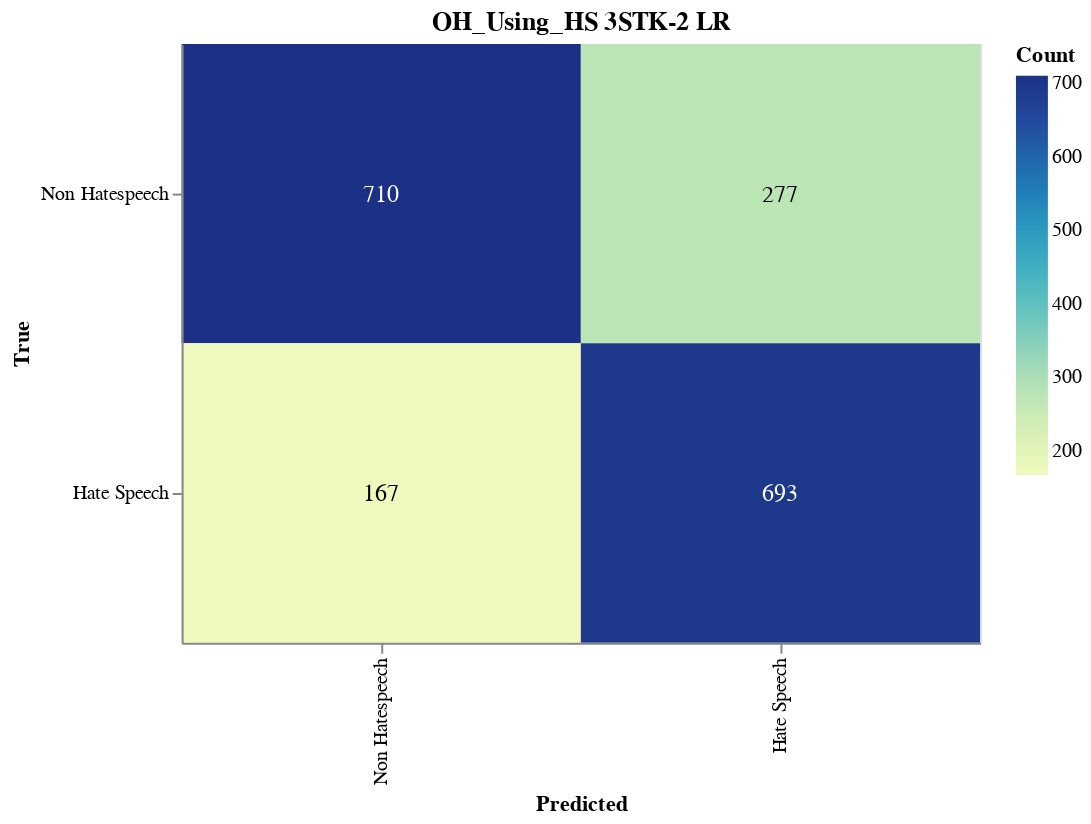

The cell this chart's notebook holds for it:
### Markdown cell above
#### Save CM

### Code cell
import altair as alt
import altair_saver
import pandas as pd
from sklearn.metrics import confusion_matrix

# Calculate the confusion matrix
cm = confusion_matrix(y_val, adjusted_predictions)

# Define class names
class_names = ['Non Hatespeech', 'Hate Speech']

# Convert confusion matrix to DataFrame
cm_df = pd.DataFrame(cm, index=class_names, columns=class_names).reset_index().melt(id_vars='index')
cm_df.columns = ['True', 'Predicted', 'Count']

# Ensure the order of categories
cm_df['True'] = pd.Categorical(cm_df['True'], categories=class_names, ordered=True)
cm_df['Predicted'] = pd.Categorical(cm_df['Predicted'], categories=class_names, ordered=True)

# Create the Altair plot
heatmap = alt.Chart(cm_df).mark_rect().encode(
    x=alt.X('Predicted:O', sort=class_names),
    y=alt.Y('True:O', sort=class_names),
    color='Count:Q',
    tooltip=['True', 'Predicted', 'Count']
).properties(
    width=400,
    height=300,
    title='OH_Using_HS 3STK-2 LR'
)

# Add text labels
text = heatmap.mark_text(
    align='center',
    baseline='middle',
    fontSize=12
).encode(
    text='Count:Q',
    color=alt.condition(
        alt.datum.Count > cm.max() / 2,
        alt.value('white'),
        alt.value('black')
    )
)

# Combine heatmap and text
final_chart = heatmap + text

# Display the plot
final_chart.show()

### Figure 1 — Vega-Lite specification as saved in the notebook (floating-point values rounded to 4 significant figures)
{"config": {"view": {"continuousWidth": 300, "continuousHeight": 300}}, "layer": [{"mark": {"type": "rect"}, "encoding": {"color": {"field": "Count", "type": "quantitative"}, "tooltip": [{"field": "True", "type": "ordinal"}, {"field": "Predicted", "type": "ordinal"}, {"field": "Count", "type": "quantitative"}], "x": {"field": "Predicted", "sort": ["Non Hatespeech", "Hate Speech"], "type": "ordinal"}, "y": {"field": "True", "sort": ["Non Hatespeech", "Hate Speech"], "type": "ordinal"}}, "title": "OH_Using_HS 3STK-2 LR"}, {"mark": {"type": "text", "align": "center", "baseline": "middle", "fontSize": 12}, "encoding": {"color": {"condition": {"test": "(datum.Count > 355.0)", "value": "white"}, "value": "black"}, "text": {"field": "Count", "type": "quantitative"}, "tooltip": [{"field": "True", "type": "ordinal"}, {"field": "Predicted", "type": "ordinal"}, {"field": "Count", "type": "quantitative"}], "x": {"field": "Predicted", "sort": ["Non Hatespeech", "Hate Speech"], "type": "ordinal"}, "y": {"field": "True", "sort": ["Non Hatespeech", "Hate Speech"], "type": "ordinal"}}, "title": "OH_Using_HS 3STK-2 LR"}], "data": {"name": "data-6380e6fa23f3fc7f57a8cd1bf2dd4cb3"}, "height": 300, "width": 400, "$schema": "https://vega.github.io/schema/vega-lite/v5.17.0.json", "datasets": {"data-6380e6fa23f3fc7f57a8cd1bf2dd4cb3": [{"True": "Non Hatespeech", "Predicted": "Non Hatespeech", "Count": 710}, {"True": "Hate Speech", "Predicted": "Non Hatespeech", "Count": 167}, {"True": "Non Hatespeech", "Predicted": "Hate Speech", "Count": 277}, {"True": "Hate Speech", "Predicted": "Hate Speech", "Count": 693}]}}
